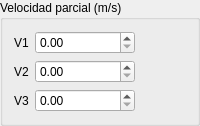
             <widget class="QGroupBox" name="groupBox_5">
              <property name="minimumSize">
               <size>
                <width>0</width>
                <height>0</height>
               </size>
              </property>
              <property name="title">
               <string>Velocidad parcial (m/s)</string>
              </property>
              <layout class="QFormLayout" name="formLayout_8">
               <item row="0" column="0">
                <widget class="QLabel" name="label_19">
                 <property name="text">
                  <string>V1</string>
                 </property>
                </widget>
               </item>
               <item row="0" column="1">
                <widget class="QDoubleSpinBox" name="dsbV1">
                 <property name="minimumSize">
                  <size>
                   <width>100</width>
                   <height>0</height>
                  </size>
                 </property>
                 <property name="maximumSize">
                  <size>
                   <width>96</width>
                   <height>16777215</height>
                  </size>
                 </property>
                </widget>
               </item>
               <item row="1" column="0">
                <widget class="QLabel" name="label_20">
                 <property name="text">
                  <string>V2</string>
                 </property>
                </widget>
               </item>
               <item row="1" column="1">
                <widget class="QDoubleSpinBox" name="dsbV2">
                 <property name="minimumSize">
                  <size>
                   <width>100</width>
                   <height>0</height>
                  </size>
                 </property>
                 <property name="maximumSize">
                  <size>
                   <width>96</width>
                   <height>16777215</height>
                  </size>
                 </property>
                </widget>
               </item>
               <item row="2" column="0">
                <widget class="QLabel" name="label_21">
                 <property name="text">
                  <string>V3</string>
                 </property>
                </widget>
               </item>
               <item row="2" column="1">
                <widget class="QDoubleSpinBox" name="dsbV3">
                 <property name="minimumSize">
                  <size>
                   <width>100</width>
                   <height>0</height>
                  </size>
                 </property>
                 <property name="maximumSize">
                  <size>
                   <width>96</width>
                   <height>16777215</height>
                  </size>
                 </property>
                </widget>
               </item>
              </layout>
             </widget>
